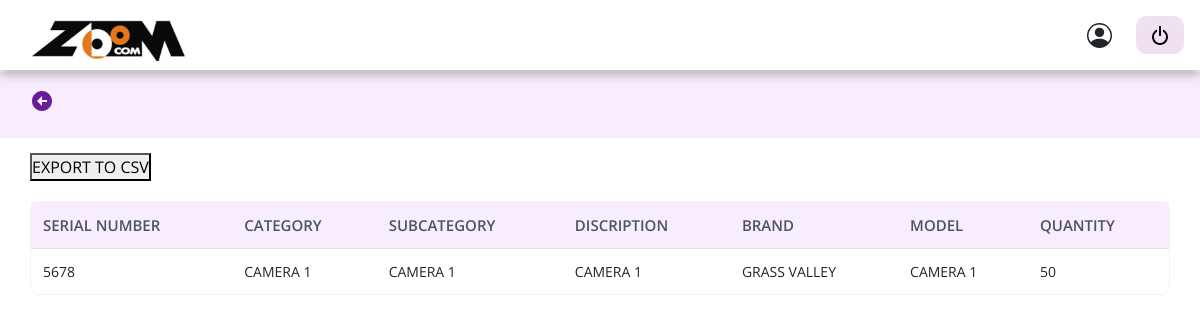
The app's page /asset_management/requirement-per-customer/2400/ with its own data.
### requirements/models.py (models this page shows)
class RequirementDetail(models.Model):
    class RelationshipType(models.IntegerChoices):
        PARENT = 101
        CHILD = 102
    r_customer = models.CharField(max_length=100, blank=True, null=True)
    r_order_startdate = models.DateField(null=True, blank=True)
    r_order_depdate = models.DateField(null=True, blank=True)
    r_order_enddate = models.DateField(null=True, blank=True)
    r_order_loc=models.CharField(max_length=100,blank=True, null=True)
    r_category = models.CharField(max_length=100, null=True, blank=True)
    r_subcategory = models.CharField(max_length=100, null=True, blank=True)
    r_description = models.CharField(max_length=100, null=True, blank=True)
    r_brand = models.CharField(max_length=100, null=True, blank=True)
    r_modelno = models.CharField(max_length=100, null=True, blank=True)
    r_serialno = models.CharField(max_length=100, null=True, blank=True)
    quantity=models.IntegerField( null=True, blank=True)
    relation = models.IntegerField(choices=RelationshipType.choices, default=RelationshipType.PARENT)
    mapping = models.CharField(max_length=100, null=True, blank=True)
    sku = models.CharField(max_length=100, null=True, blank=True)
    asset_tag = models.CharField(max_length=100, null=True, blank=True)
    area = models.CharField(max_length=100, null=True, blank=True)
    fc_no = models.CharField(max_length=100, null=True, blank=True)
    status = models.CharField(max_length=100, null=True, blank=True)
    box_number = models.CharField(max_length=100, null=True, blank=True, default="")

### requirements/views.py (the view)
# urls.py: path("requirement-per-customer/<int:id>/",requirement_per_customer, name= "requirement_per_customer"),
def requirement_per_customer(request,id):
    ctx = {}
    customer_obj = RequirementDetail.objects.filter(id=id).first()
    second_order_obj = RequirementDetail.objects.filter(id=id).order_by('id').first()
    if second_order_obj:
        all_asset_of_an_order = RequirementDetail.objects.filter(id=second_order_obj.id).values(
            'r_category', 'r_subcategory', 'r_description',
            'r_brand', 'r_modelno', 'r_serialno','quantity'
        )
    else:
        all_asset_of_an_order = []
    ctx['customer_obj'] = customer_obj
    ctx['all_asset_of_an_order'] = all_asset_of_an_order
    return render(request, 'requirement_per_customer.html', ctx)

### requirements/templates/requirement_per_customer.html (shortened to what this page needs)
{% load static%}
{% include 'base_dashboard.html' %}
{% block content %}
<link rel="stylesheet" href="//cdn.jsdelivr.net/npm/alertifyjs@1.13.1/build/css/alertify.min.css"/>
<link rel="stylesheet" href="//cdn.jsdelivr.net/npm/alertifyjs@1.13.1/build/css/themes/default.min.css"/>
<section class="assetdetail">
    <button onclick="goback()" style="border: none; margin-bottom: 10px; background-color: transparent;"><svg xmlns="http://www.w3.org/2000/svg" width="24" height="24" viewBox="0 0 24 24" style="fill: #6A1B9A;transform: ;msFilter:;"><path d="M12 2C6.486 2 2 6.486 2 12s4.486 10 10 10 10-4.486 10-10S17.514 2 12 2zm5 11h-5v4l-5-5 5-5v4h5v2z"></path></svg></button>
</section>
<section class="assest-container-table">
    <button id="exportButton">
        EXPORT TO CSV
    </button>
    <table class="table">
        <thead>
            <tr>
                <th>Serial Number</th>
                <th>Category</th>
                <th>SubCategory</th>
                <th>Discription </th>
                <th>Brand</th>
                <th>Model</th>
                <th>Quantity</th>
            </tr>
        </thead>
        <tbody>
            {% for m in all_asset_of_an_order %}
            <tr>
                <td>{{m.r_serialno}}</td>
                <td>{{m.r_category}} </td>
                <td>{{m.r_subcategory}} </td>
                <td>{{m.r_description}} </td>
                <td >{{m.r_brand}}</td>
                <td>{{m.r_modelno}}</td>
                <td>{{m.quantity}}</td>
            </tr>
            {% endfor %}
        </tbody>
    </table>
{% endblock content %}

### static/dashboard/style.css (style rules this page uses)
* { margin: 0; padding: 0; box-sizing: border-box; font-family: 'Open Sans', sans-serif; text-decoration: none; list-style: none; }
body { font-family: 'Open Sans', sans-serif; margin: 0; padding: 0; }
section.assetdetail { margin-top: 72px; background: #F7EDFD; padding: 15px 30px; }
section.assest-container-table { padding: 15px 30px; }

### asset_master/templates/base_dashboard.html (style rules this page uses)
body { font-family: 'Open Sans', sans-serif; margin: 0; padding: 0; }

### requirements/templates/requirement_per_customer.html (style rules this page uses)
table { width: 100%; border-collapse: separate; border-spacing: 0; margin-top: 20px; border: 1px solid #F7EDFD; border-radius:10px ; }
th, td { border: 1px solid #F7EDFD; padding: 8px; text-align: left; }
.table thead th { border: none; color: #4C555D; font-size: 15px; font-weight: 600; }
th { background-color: #F7EDFD; text-transform: uppercase; color: #4C555D; border: none; }
td { text-transform: capitalize; font-size: 14px; }
th, td { border: none; }

### records on screen
RequirementDetail: r_serialno "5678", r_category "CAMERA 1", r_subcategory "CAMERA 1", r_description "CAMERA 1", r_brand "GRASS VALLEY", r_modelno "CAMERA 1", quantity "50"
